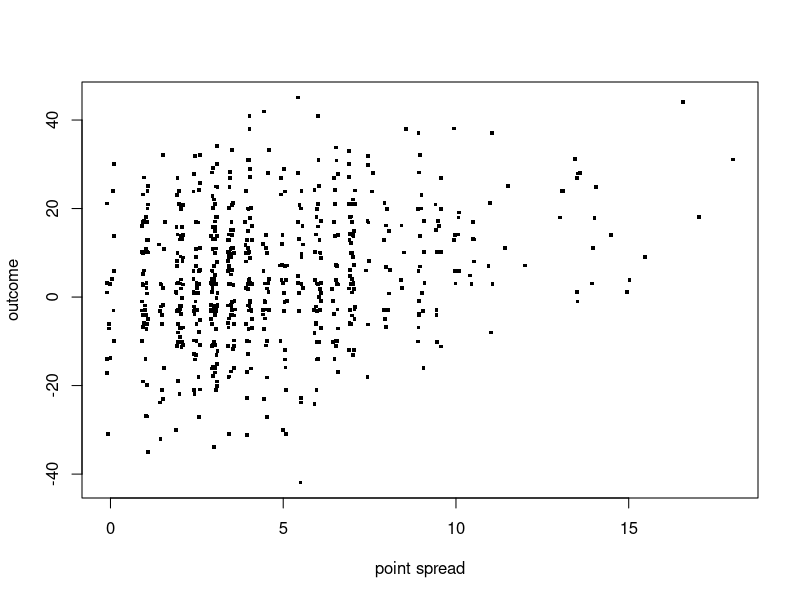
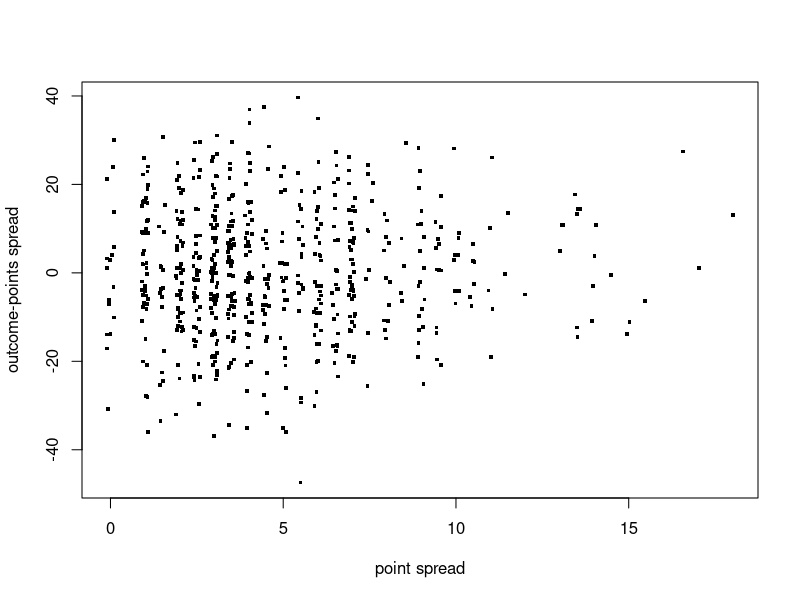
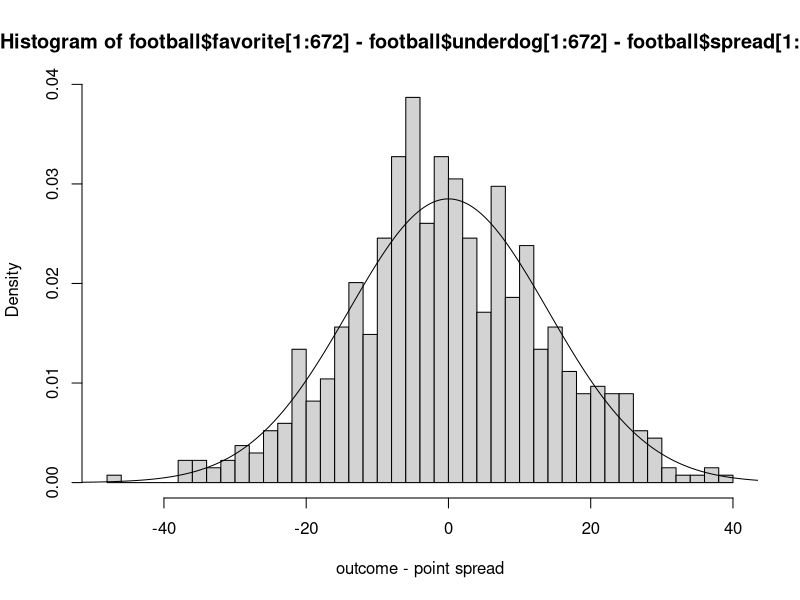

Reproduce these figures in R, in order.
football=read.table("football.txt", header=T)

spread=football$spread[1:672]+runif(672, -0.1, 0.1)
outcome=football$favorite[1:672] - football$underdog[1:672] + runif(672, -0.2, 0.2)

plot(spread, outcome, cex=0.5, pch=15, xlab="point spread", ylab="outcome") # Figure 1.1


plot(spread, outcome-spread, cex=0.5, pch=15, xlab="point spread", ylab="outcome-points spread") # Figure 1.2(a)

hist(football$favorite[1:672] - football$underdog[1:672]-football$spread[1:672], breaks=50, freq=F, xlab="outcome - point spread")
x=seq(-100,100, length=1000001)
lines(x, dnorm(x,0,14))  #Figure 1.2(b)